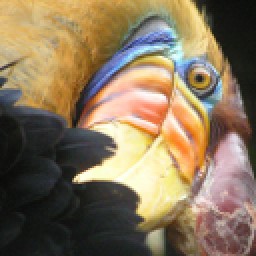
#> input picture data/bird_small.png, 128 x 128 px (shown 2 times larger)
$ jupyter execute --allow-errors 'Programming Exercise 7 - K-means Clustering and Principal Component Analysis.ipynb'   (shell and % lines are left out)
#> lines starting #> are read from the running program, lines starting #| are printed output that depends on the picture
# Programming Exercise 7: K-means Clustering and Principal Component Analysis

> In this exercise, you will implement the K-means clustering algorithm and apply it to compress an image. In the second part, you will use principal component analysis to find a low-dimensional representation of face images.

## 1. K-means Clustering
> In this this exercise, you will implement the K-means algorithm and use it
for image compression.

### 1.1 Implementing K-means

> The K-means algorithm is a method to automatically cluster similar data examples together. The intuition behind K-means is an iterative procedure that starts by guess- ing the initial centroids, and then refines this guess by repeatedly assigning examples to their closest centroids and then recomputing the centroids based on the assignments.

#### 1.1.1 Finding Closest Centroids

For every example $i$ we set $c_{(i)} := j$ that minimizes $||x^{(i)}-\mu_j||^2$ where $c_{(i)}$ is the index of the centroid that is closest to $x^{(i)}$, and $\mu_j$ is the position (value) of the j'th centroid.

[cell 1]
def find_closest_centroid(X, centroids):
    idx = np.zeros((X.shape[0],1))
    for i in range(X.shape[0]):
        idx[i] = np.argmin(np.sqrt(np.sum((X[i,:]-centroids)**2, axis=1)))+1
    return idx

[cell 2]
import scipy.io
import numpy as np
import pandas as pd
import seaborn as sns
import matplotlib.pyplot as plt

[cell 3]
mat = scipy.io.loadmat('data/ex7data2.mat')
#> (reads data/ex7data2.mat from the repository)
mat.keys()

[cell 4]
K = 3
initial_centroids = np.array([[3,3],[6,2],[8,5]])
idx = find_closest_centroid(mat['X'], initial_centroids)
print('Closest centroids for the first 3 examples:', idx[:3].T)
print('(the closest centroids should be 1, 3, 2 respectively)')

#### 1.1.2 Computing Centroid Means

Given assignments of every point to a centroid, the second phase of the algorithm recomputes, for each centroid, the mean of the points that were assigned to it. Specifically, for every centroid k we set $\mu_k := \frac{1}{|C_k|}\sum_{i \in C_k}x^{(i)}$

[cell 5]
def compute_centroids(X, idx, K):
#> called with X = array of shape (300, 2), idx = array of shape (300, 1), K = 3
    centroids = np.zeros((K, X.shape[1]))
    for i in range(K):
        centroids[i,:] = np.mean(X[(idx==i+1).T[0], :], axis=0)
    return centroids

[cell 6]
centroids = compute_centroids(mat['X'], idx, K)
print('Centroids computed after initial finding of closest centroids: \n', centroids)
print('\n(the centroids should be\n [ 2.428301 3.157924 ]\n[ 5.813503 2.633656 ]\n[ 7.119387 3.616684 ]')

### 1.2 K-means on example dataset

[cell 7]
def plot_kmeans(X, centroids, previous, idx, K, axes):
    for i, ax in enumerate(axes):
        sns.scatterplot(x=X[:,0], y=X[:,1], hue=idx.ravel(), legend=False, palette=['r', 'g', 'b'], ax=ax)
        if i==0:
            sns.scatterplot(x=centroids[:,0], y=centroids[:,1], marker='X', color='k', legend=False, s=100, ax=ax)
        else:
            sns.scatterplot(x=centroids[:,0], y=centroids[:,1], marker='X', color='k', legend=False, s=100, ax=ax)
        for i in range(centroids.shape[0]):
            ax.plot([centroids[i,0], previous[i,0]], [centroids[i,1], previous[i,1]], '--k');

[cell 8]
def kmeans(X, initial_centroids, max_iters, plot_progress):
#> called with X = array of shape (300, 2), initial_centroids = array of shape (3, 2), max_iters = 10, plot_progress = True
    if plot_progress:
        ncols = 3
        nrows = int(max_iters/ncols)
        if max_iters % ncols > 0:
            nrows = nrows + 1
        fig, axes = plt.subplots(nrows=nrows,ncols=ncols,figsize=(20,nrows*8))
        ax_tuple = list(np.ndindex(nrows,ncols))
        for ax in ax_tuple[max_iters:]:
            axes[ax].set_axis_off()
        ax_tuple = ax_tuple[:max_iters]

    K = initial_centroids.shape[0]
    centroids = initial_centroids
    previous_centroids = centroids

    for i in range(max_iters):
        idx = find_closest_centroid(X, centroids)

        if plot_progress:
            plot_axes = [axes[axi] for axi in ax_tuple[i:]]
            axes[ax_tuple[i]].set_title('K-Means iteration {0}/{1}'.format(i+1, max_iters))
            plot_kmeans(X, centroids, previous_centroids, idx, K, plot_axes)
            previous_centroids = centroids
            previous_ax = plt.gca()
        else:
            print('K-Means iteration {0}/{1}'.format(i+1, max_iters))
        centroids = compute_centroids(X, idx, K)

    if plot_progress:
        plt.show()
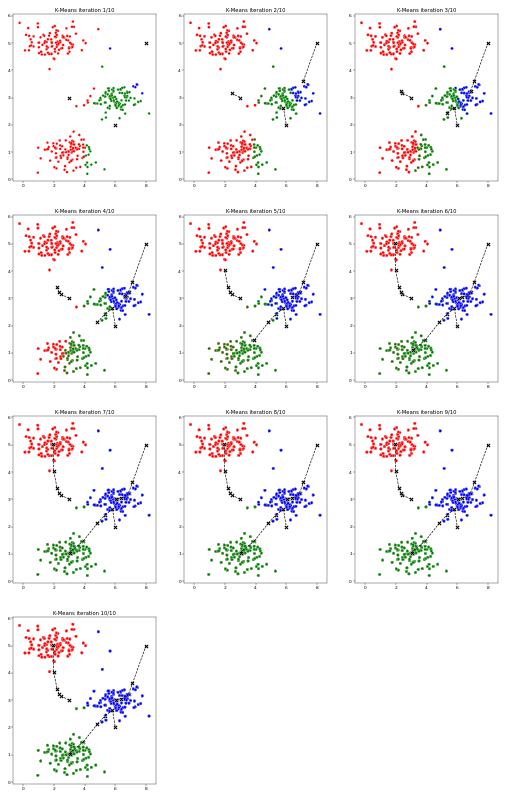
#> figure drawn by matplotlib, 10 panels
    return centroids, idx

[cell 9]
K = 3
max_iters = 10
initial_centroids = np.array([[3,3],[6,2],[8,5]])
centroids, idx = kmeans(mat['X'], initial_centroids, max_iters, True)

### 1.3 Random initialization

[cell 10]
def init_random_centroids(X, K):
    centroids = X[(np.random.choice(X.shape[0], K)), :]
    return centroids

#### Equivalent Code using Scikit-Learn

[cell 11]
from sklearn.cluster import KMeans
initial_centroids = np.array([[3,3],[6,2],[8,5]])
kmeans_model = KMeans(n_clusters=K, max_iter=max_iters, init=initial_centroids).fit(mat['X'])

Comparing the final centroids:

[cell 12]
kmeans_model.cluster_centers_

[cell 13]
centroids

Comparing labels of each point:

[cell 14]
(kmeans_model.labels_.all()) == (idx.T[0].astype(int)-1).all()

### 1.4 Image Compression with K-means

> In this exercise, you will use the K-means algorithm to select the 16 colors that will be used to represent the compressed image. Concretely, you will treat every pixel in the original image as a data example and use the K-means algorithm to find the 16 colors that best group (cluster) the pixels in the 3-dimensional RGB space. Once you have computed the cluster centroids on the image, you will then use the 16 colors to replace the pixels in the original image.

#### 1.4.1 K-means on pixels

##### Load image

[cell 15]
import cv2
img = cv2.imread('data/bird_small.png')
#> img is the input picture: shape (128, 128, 3); mean B, G, R 91.3, 117.4, 135.4
plt.axis('off');
plt.imshow(img[:,:,::-1]);

[cell 16]
A = img[:,:,::-1]
A = np.divide(img, 255) #get all values in range 0-1

[cell 17]
A.shape
#> Out = (128, 128, 3)

[cell 18]
A = A.reshape((A.shape[0]*A.shape[1], 3))

[cell 19]
A.shape
#> Out = (16384, 3)

##### Run K-Means

[cell 20]
K = 16
max_iters = 10
initial_centroids = init_random_centroids(A, K)
#> in init_random_centroids, `centroids = X[(np.random.choice(X.shape[0], K)), :]`: centroids = 16 rows, first 8: [0.204, 0.482, 0.682], [0.796, 0.992, 0.984], [0.824, 0.788, 0.839], [0.875, 0.6, 0.525], [0.216, 0.259, 0.286], [0.0745, 0.106, 0.098], [0.208, 0.224, 0.212], [0.388, 0.408, 0.565]
#> initial_centroids has the same summary as centroids in init_random_centroids
centroids, idx = kmeans(A, initial_centroids, max_iters, False)
#> in kmeans (call 2), `previous_centroids = centroids`: previous_centroids has the same summary as centroids in init_random_centroids
#> centroids = 16 rows, first 8: [0.254, 0.548, 0.766], [0.813, 0.943, 0.975], [0.747, 0.742, 0.784], [0.754, 0.564, 0.466], [0.386, 0.356, 0.373], [0.115, 0.125, 0.115], [0.233, 0.269, 0.331], [0.409, 0.465, 0.557]; idx = 16384 values, max 16 at index 96, min 1 at index 48, mean 8.72

##### Apply K-Means to compress an image

[cell 21]
idx = find_closest_centroid(A, centroids)
#> idx = 16384 values, max 16 at index 96, min 1 at index 48, mean 8.75
idx = idx.astype(int)

[cell 22]
idx.shape
#> Out = (16384, 1)

[cell 23]
X_recovered = np.zeros((idx.shape[0], 3))
for i in range(idx.shape[0]):
    X_recovered[i,:] = centroids[idx[i]-1,:]

[cell 24]
X_recovered = X_recovered.reshape((img.shape[0], img.shape[1], 3))
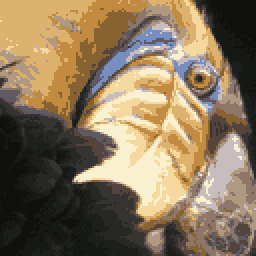
#> X_recovered: shape (128, 128, 3) float64 (shown 2 times larger); mean B, G, R 0.357, 0.458, 0.528

[cell 25]
plt.subplot(1,2,1)
plt.axis('off');
plt.title('Original')
plt.imshow(img[:,:,::-1]);

plt.subplot(1,2,2)
plt.axis('off');
plt.title('Compressed with 16 colors')
plt.imshow(X_recovered[:,:,::-1]);
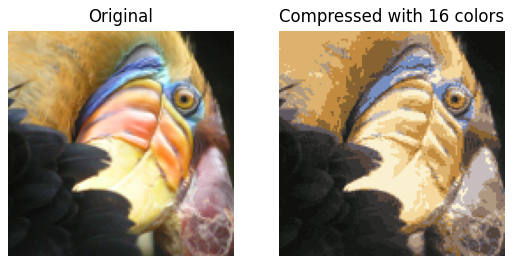
#> figure drawn by matplotlib, 2 panels

[cell 26]
K_vals = [2, 8, 16, 24, 36]
max_iters = 10

imgs_compressed = []
for ik,K in enumerate(K_vals):
    print('\nRunning K-Means with K={}'.format(K))
    #run kmeans
    initial_centroids = init_random_centroids(A, K)
    centroids, idx = kmeans(A, initial_centroids, max_iters, False)
    #image compression
    idx = find_closest_centroid(A, centroids)
    idx = idx.astype(int)
    #recover image
    X_recovered = np.zeros((idx.shape[0], 3))
    for i in range(idx.shape[0]):
        X_recovered[i,:] = centroids[idx[i]-1,:]
    X_recovered = X_recovered.reshape((img.shape[0], img.shape[1], 3))
    imgs_compressed.append(X_recovered)
#> this loop made 5 passes
#> centroids on pass 1: [[0.518, 0.682, 0.794], [0.162, 0.188, 0.208]]
#> X_recovered: shape (128, 128, 3) float64; every value is NaN or infinite
#> after the loop, imgs_compressed = 5 items

[cell 27]
fig = plt.figure(figsize=(10,6))
rows = 2
cols = 3
ax1 = fig.add_subplot(rows, cols, 1)
ax1.imshow(img[:,:,::-1])
ax1.set_axis_off()
ax1.set_title('Original')
for i in range(len(imgs_compressed)):
    ax1 = fig.add_subplot(rows, cols, i+2)
    ax1.imshow(imgs_compressed[i][:,:,::-1])
    ax1.set_axis_off()
    ax1.set_title('Compressed with {} colors'.format(K_vals[i]))
#> this loop made 5 passes
plt.subplots_adjust(wspace=.1, hspace=.1, left=0, right=1, bottom=0, top=1)
plt.show()
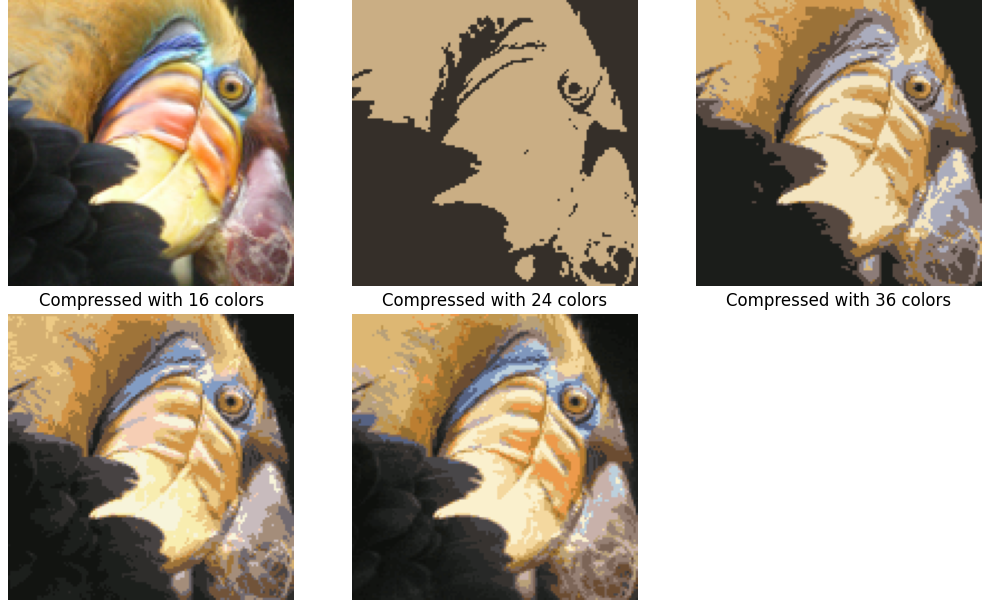
#> figure drawn by matplotlib, 6 panels

## 2. Principal Component Analysis

> In this exercise, you will use principal component analysis (PCA) to perform dimensionality reduction. You will first experiment with an example 2D dataset to get intuition on how PCA works, and then use it on a bigger dataset of 5000 face image dataset.

### 2.1 Example Dataset

[cell 28]
mat = scipy.io.loadmat('data/ex7data1.mat')
#> (reads data/ex7data1.mat from the repository)
plt.figure(figsize=(5,5))
sns.scatterplot(x=mat['X'][:,0], y=mat['X'][:,1])
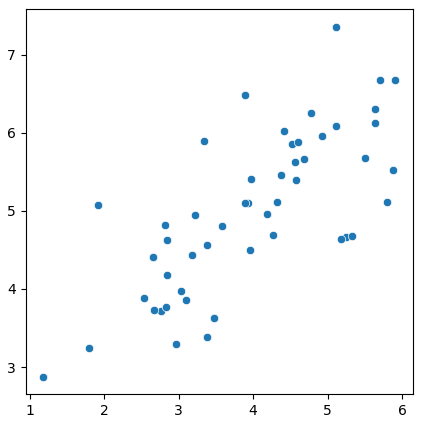
#> figure drawn by matplotlib, 1 panel

### 2.2 Implementing PCA

PCA consists of two computational steps: First, you compute the covariance matrix of the data. Then, you use SVD function to compute the eigenvectors $U1, U2, ... , Un$. These will correspond to the principal components of variation in the data.

Before using PCA, it is important to first normalize the data by subtracting the mean value of each feature from the dataset, and scaling each dimension so that they are in the same range.

[cell 29]
def feature_normalize(X):
    mean = np.mean(X, axis=0)
    X_norm = np.subtract(X,mean)

    std = np.std(X_norm, axis=0, ddof=1)
    X_norm = X_norm/std
    return X_norm, mean, std

Covariance matrix: $\Sigma = \frac{1}{m}X^TX$
<br>
SVD computes the principal components.

[cell 30]
def pca(X):
    m = X.shape[0]
    covariance_matrix = (1/m) * (X.T.dot(X))
    U, S, _ = np.linalg.svd(covariance_matrix)
    return U, S

[cell 31]
X_norm, mu, sigma = feature_normalize(mat['X'])

[cell 32]
U, S = pca(X_norm)

[cell 33]
plt.figure(figsize=(5,5))
ax = sns.scatterplot(x=mat['X'][:,0], y=mat['X'][:,1])

p1 = mu
p2 = mu + 1.5 * S[0] * U[:,0].T
ax.plot([p1[0], p2[0]], [p1[1], p2[1]], 'k');

p1 = mu
p2 = mu + 1.5 * S[1] * U[:,1].T
ax.plot([p1[0], p2[0]], [p1[1], p2[1]], 'k');
plt.title('Computed eigenvectors of the dataset');
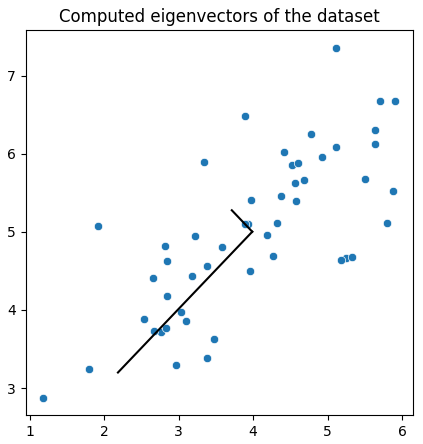
#> figure drawn by matplotlib, 1 panel

[cell 34]
print('Top eigenvector:')
print(' U(:,1) = ', U[0,0], U[1,0])
print('(you should expect to see -0.707107 -0.707107)')

### 2.3 Dimensionality Reduction with PCA

#### 2.3.1 Projecting the data onto the principal components

[cell 35]
def project_data(X, U, K):
#> called with X = array of shape (50, 2), U = array of shape (2, 2), K = 1
    Z = np.zeros((X.shape[0], K))
    for i in range(X.shape[0]):
        x = X[i,:].T
        for j in range(K):
            Z[i,j] = x.T.dot(U[:,j])
    return Z

[cell 36]
K=1
Z = project_data(X_norm, U, K)
print('Projection of the first example:', Z[0])
print('(this value should be about 1.481274)')

#### 2.3.2 Reconstructing an approximation of the data

[cell 37]
def recover_data(Z, U, K):
#> called with Z = array of shape (50, 1), U = array of shape (2, 2), K = 1
    X_rec = np.zeros((Z.shape[0], U.shape[0]))
    for i in range(Z.shape[0]):
        z = Z[i,:].T
        for j in range(U.shape[0]):
            X_rec[i,j] = z.T.dot(U[j,:K])
    return X_rec

[cell 38]
X_rec = recover_data(Z, U, K)
print('Approximation of the first example:', X_rec[0, 0], X_rec[0, 1])
print('(this value should be about  -1.047419 -1.047419)')

#### 2.3.3 Visualizing the projections

[cell 39]
plt.figure(figsize=(5,5))
ax = sns.scatterplot(x=X_norm[:,0], y=X_norm[:,1], s=50)
ax = sns.scatterplot(x=X_rec[:,0], y=X_rec[:,1], color='r', s=50)
for i in range(X_norm.shape[0]):
    p1 = X_norm[i,:]
    p2 = X_rec[i,:]
    ax.plot([p1[0], p2[0]], [p1[1], p2[1]], '--k')
plt.title('The normalized and projected data after PCA');
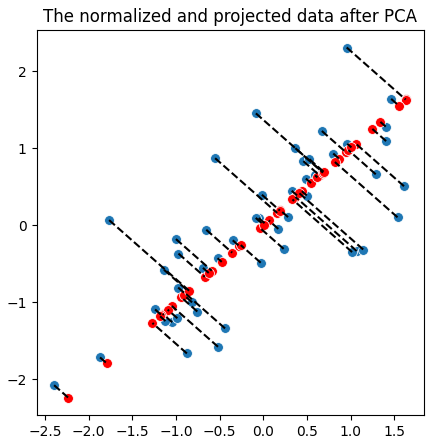
#> figure drawn by matplotlib, 1 panel

### 2.4 Face Image Dataset

#> (a cell that did not finish here is left out)

[cell 41]
rows = 10
cols = 10
fig = plt.figure(figsize=(5,5))
count = 0
#> (the rest of this cell did not finish here and is left out)

#### 2.4.1 PCA on Faces

[cell 42]
X_norm, mu, sigma = feature_normalize(mat['X'])

[cell 43]
U, S = pca(X_norm)

[cell 44]
U.shape

[cell 45]
rows = 6
cols = 6
fig = plt.figure(figsize=(5,5))
count = 0
#> (the rest of this cell did not finish here and is left out)

#### 2.4.2 Dimensionality Reduction

[cell 46]
K=100
#> (the rest of this cell did not finish here and is left out)


[cell 47]
print('The projected data Z has a size of: ', Z.shape)

Visualizing the reduced dimension faces

#> (a cell that did not finish here is left out)


Original:

[cell 49]
rows = 10
cols = 10
fig = plt.figure(figsize=(5,5))
count = 0
#> (the rest of this cell did not finish here and is left out)

Reconstructed

[cell 50]
rows = 10
cols = 10
fig = plt.figure(figsize=(5,5))
count = 0
#> (the rest of this cell did not finish here and is left out)

### 2.5 PCA for visualization

[cell 51]
img = cv2.imread('data/bird_small.png')

A = img[:,:,::-1]
A = np.divide(img, 255) #get all values in range 0-1

A = A.reshape((A.shape[0]*A.shape[1], 3), order='F')

K = 16
max_iters = 10
initial_centroids = init_random_centroids(A, K)
#> in init_random_centroids (call 7), `centroids = X[(np.random.choice(X.shape[0], K)), :]`: centroids = 16 rows, first 8: [0.239, 0.608, 0.918], [0.114, 0.125, 0.114], [0.196, 0.22, 0.192], [0.224, 0.373, 0.38], [0.576, 0.694, 0.749], [0.522, 0.435, 0.408], [0.231, 0.333, 0.459], [0.553, 0.584, 0.659]
#> initial_centroids has the same summary as centroids in init_random_centroids
centroids, idx = kmeans(A, initial_centroids, max_iters, False)
#> in kmeans (call 8), `previous_centroids = centroids`: previous_centroids has the same summary as centroids in init_random_centroids
#> centroids = 16 rows, first 8: [0.291, 0.595, 0.85], [0.118, 0.127, 0.119], [0.175, 0.181, 0.184], [0.323, 0.332, 0.381], [0.717, 0.733, 0.815], [0.62, 0.444, 0.378], [0.179, 0.363, 0.499], [0.508, 0.581, 0.659]; idx = 16384 values, max 16 at index 4825, min 1 at index 550, mean 8.87

[cell 52]
from mpl_toolkits.mplot3d.axes3d import get_test_data
from mpl_toolkits.mplot3d import Axes3D

fig = plt.figure(figsize=(8, 6))
ax = fig.add_subplot(111, projection='3d')
ax.scatter3D(A[:,0], A[:,1], A[:,2], alpha=0.6, edgecolors='w', c=idx.ravel(), cmap=plt.get_cmap("tab20"))
ax.set_xlim(1, 0)

plt.title('Original data in 3D');
plt.show()
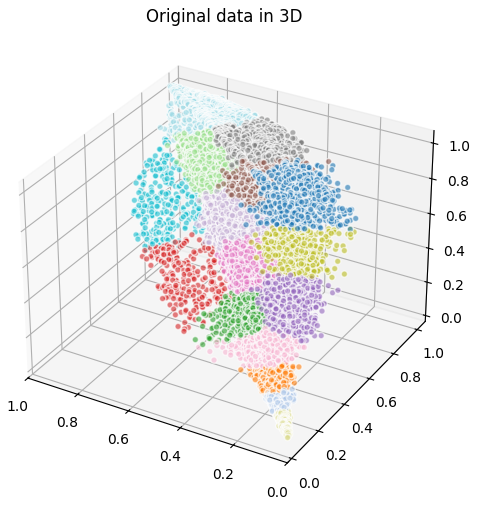
#> figure drawn by matplotlib, 1 panel

[cell 53]
X_norm, mu, sigma = feature_normalize(A)
#> mu = [0.358, 0.46, 0.531]; sigma = [0.241, 0.283, 0.329]
U, S = pca(X_norm)
#> U = [[-0.557, 0.785, 0.271], [-0.599, -0.153, -0.786], [-0.575, -0.601, 0.555]]; S = [2.74, 0.24, 0.0197]
Z = project_data(X_norm, U, 2)
#> Z = 16384 pairs, first value -3.41 to 2.5, second value -1.8 to 2

[cell 54]
sns.scatterplot(x=Z[:,0], y=Z[:,1], hue=idx.ravel(), legend=False, palette=plt.get_cmap("tab20"))
plt.title('2D visualization produced using PCA');
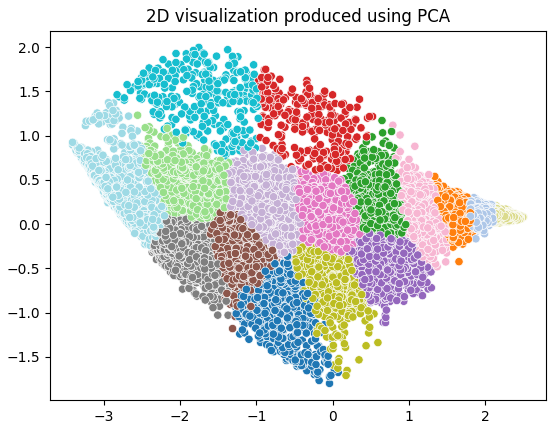
#> figure drawn by matplotlib, 1 panel
